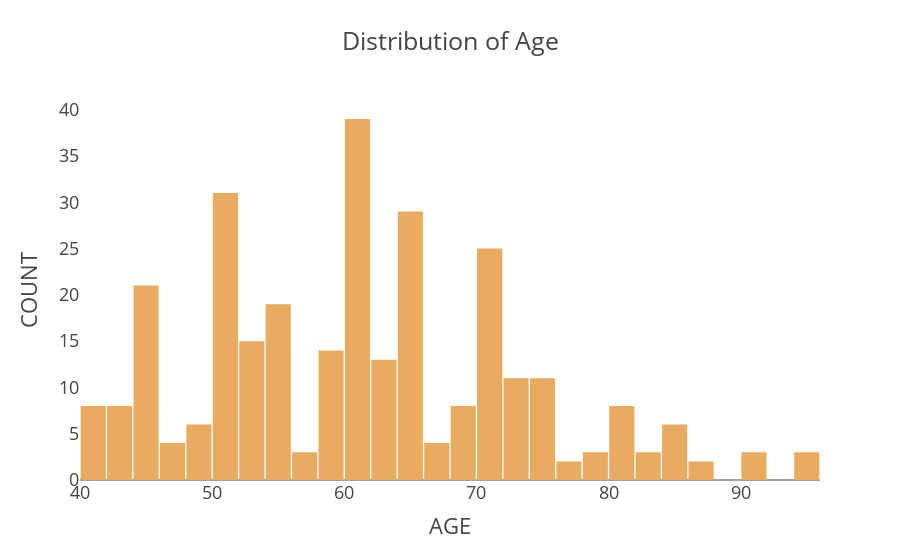

The code cell stored with this chart in its notebook:
### Code cell
# Distribution of Age


fig = go.Figure()
fig.add_trace(go.Histogram(
    x = train['age'],
    xbins=dict( # bins used for histogram
        start=40,
        end=95,
        size=2
    ),
    marker_color='#e8ab60',
    opacity=1
))

fig.update_layout(
    title_text='Distribution of Age',
    xaxis_title_text='AGE',
    yaxis_title_text='COUNT', 
    bargap=0.05, # gap between bars of adjacent location coordinates
    xaxis =  {'showgrid': False },
    yaxis = {'showgrid': False },
    template = 'presentation'
)

fig.show()

### Figure 1 — Plotly figure (JSON) as saved in the notebook; plotly's stock layout.template omitted (floating-point values rounded to 4 significant figures; data arrays with more than 128 entries replaced by an {"elided": "..."} marker saying what was removed)
{"data": [{"marker": {"color": "#e8ab60"}, "opacity": 1, "type": "histogram", "x": {"elided": "299 float values"}, "xbins": {"end": 95, "size": 2, "start": 40}}], "layout": {"bargap": 0.05, "title": {"text": "Distribution of Age"}, "xaxis": {"showgrid": false, "title": {"text": "AGE"}}, "yaxis": {"showgrid": false, "title": {"text": "COUNT"}}}}
